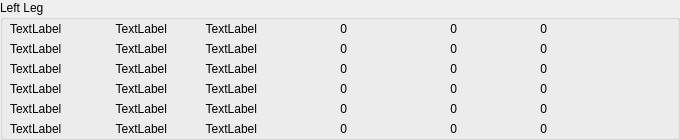
       <widget class="QGroupBox" name="groupBox_9">
        <property name="geometry">
         <rect>
          <x>20</x>
          <y>380</y>
          <width>680</width>
          <height>140</height>
         </rect>
        </property>
        <property name="title">
         <string>Left Leg</string>
        </property>
        <widget class="QLabel" name="jstate_31">
         <property name="geometry">
          <rect>
           <x>100</x>
           <y>20</y>
           <width>67</width>
           <height>17</height>
          </rect>
         </property>
         <property name="text">
          <string>TextLabel</string>
         </property>
         <property name="alignment">
          <set>Qt::AlignRight|Qt::AlignTrailing|Qt::AlignVCenter</set>
         </property>
        </widget>
        <widget class="QLabel" name="jmax_31">
         <property name="geometry">
          <rect>
           <x>390</x>
           <y>80</y>
           <width>67</width>
           <height>17</height>
          </rect>
         </property>
         <property name="text">
          <string>0</string>
         </property>
         <property name="alignment">
          <set>Qt::AlignRight|Qt::AlignTrailing|Qt::AlignVCenter</set>
         </property>
        </widget>
        <widget class="QLabel" name="jrawstate_31">
         <property name="geometry">
          <rect>
           <x>190</x>
           <y>120</y>
           <width>67</width>
           <height>17</height>
          </rect>
         </property>
         <property name="text">
          <string>TextLabel</string>
         </property>
         <property name="alignment">
          <set>Qt::AlignRight|Qt::AlignTrailing|Qt::AlignVCenter</set>
         </property>
        </widget>
        <widget class="QLabel" name="jmax_32">
         <property name="geometry">
          <rect>
           <x>390</x>
           <y>100</y>
           <width>67</width>
           <height>17</height>
          </rect>
         </property>
         <property name="text">
          <string>0</string>
         </property>
         <property name="alignment">
          <set>Qt::AlignRight|Qt::AlignTrailing|Qt::AlignVCenter</set>
         </property>
        </widget>
        <widget class="QLabel" name="jmin_31">
         <property name="geometry">
          <rect>
           <x>280</x>
           <y>80</y>
           <width>67</width>
           <height>17</height>
          </rect>
         </property>
         <property name="text">
          <string>0</string>
         </property>
         <property name="alignment">
          <set>Qt::AlignRight|Qt::AlignTrailing|Qt::AlignVCenter</set>
         </property>
        </widget>
        <widget class="QLabel" name="jname_31">
         <property name="geometry">
          <rect>
           <x>10</x>
           <y>100</y>
           <width>67</width>
           <height>17</height>
          </rect>
         </property>
         <property name="text">
          <string>TextLabel</string>
         </property>
         <property name="alignment">
          <set>Qt::AlignJustify|Qt::AlignVCenter</set>
         </property>
        </widget>
        <widget class="QLabel" name="jmax_33">
         <property name="geometry">
          <rect>
           <x>390</x>
           <y>20</y>
           <width>67</width>
           <height>17</height>
          </rect>
         </property>
         <property name="text">
          <string>0</string>
         </property>
         <property name="alignment">
          <set>Qt::AlignRight|Qt::AlignTrailing|Qt::AlignVCenter</set>
         </property>
        </widget>
        <widget class="QLabel" name="jname_32">
         <property name="geometry">
          <rect>
           <x>10</x>
           <y>20</y>
           <width>67</width>
           <height>17</height>
          </rect>
         </property>
         <property name="text">
          <string>TextLabel</string>
         </property>
         <property name="alignment">
          <set>Qt::AlignJustify|Qt::AlignVCenter</set>
         </property>
        </widget>
        <widget class="QLabel" name="jstate_32">
         <property name="geometry">
          <rect>
           <x>100</x>
           <y>60</y>
           <width>67</width>
           <height>17</height>
          </rect>
         </property>
         <property name="text">
          <string>TextLabel</string>
         </property>
         <property name="alignment">
          <set>Qt::AlignRight|Qt::AlignTrailing|Qt::AlignVCenter</set>
         </property>
        </widget>
        <widget class="QLabel" name="jrawstate_32">
         <property name="geometry">
          <rect>
           <x>190</x>
           <y>40</y>
           <width>67</width>
           <height>17</height>
          </rect>
         </property>
         <property name="text">
          <string>TextLabel</string>
         </property>
         <property name="alignment">
          <set>Qt::AlignRight|Qt::AlignTrailing|Qt::AlignVCenter</set>
         </property>
        </widget>
        <widget class="QLabel" name="jmax_34">
         <property name="geometry">
          <rect>
           <x>390</x>
           <y>40</y>
           <width>67</width>
           <height>17</height>
          </rect>
         </property>
         <property name="text">
          <string>0</string>
         </property>
         <property name="alignment">
          <set>Qt::AlignRight|Qt::AlignTrailing|Qt::AlignVCenter</set>
         </property>
        </widget>
        <widget class="QLabel" name="jmin_32">
         <property name="geometry">
          <rect>
           <x>280</x>
           <y>120</y>
           <width>67</width>
           <height>17</height>
          </rect>
         </property>
         <property name="text">
          <string>0</string>
         </property>
         <property name="alignment">
          <set>Qt::AlignRight|Qt::AlignTrailing|Qt::AlignVCenter</set>
         </property>
        </widget>
        <widget class="QLabel" name="jrawstate_33">
         <property name="geometry">
          <rect>
           <x>190</x>
           <y>20</y>
           <width>67</width>
           <height>17</height>
          </rect>
         </property>
         <property name="text">
          <string>TextLabel</string>
         </property>
         <property name="alignment">
          <set>Qt::AlignRight|Qt::AlignTrailing|Qt::AlignVCenter</set>
         </property>
        </widget>
        <widget class="QLabel" name="jmin_33">
         <property name="geometry">
          <rect>
           <x>280</x>
           <y>40</y>
           <width>67</width>
           <height>17</height>
          </rect>
         </property>
         <property name="text">
          <string>0</string>
         </property>
         <property name="alignment">
          <set>Qt::AlignRight|Qt::AlignTrailing|Qt::AlignVCenter</set>
         </property>
        </widget>
        <widget class="QLabel" name="jrawstate_34">
         <property name="geometry">
          <rect>
           <x>190</x>
           <y>100</y>
           <width>67</width>
           <height>17</height>
          </rect>
         </property>
         <property name="text">
          <string>TextLabel</string>
         </property>
         <property name="alignment">
          <set>Qt::AlignRight|Qt::AlignTrailing|Qt::AlignVCenter</set>
         </property>
        </widget>
        <widget class="QLabel" name="jrawstate_35">
         <property name="geometry">
          <rect>
           <x>190</x>
           <y>60</y>
           <width>67</width>
           <height>17</height>
          </rect>
         </property>
         <property name="text">
          <string>TextLabel</string>
         </property>
         <property name="alignment">
          <set>Qt::AlignRight|Qt::AlignTrailing|Qt::AlignVCenter</set>
         </property>
        </widget>
        <widget class="QLabel" name="jmin_34">
         <property name="geometry">
          <rect>
           <x>280</x>
           <y>60</y>
           <width>67</width>
           <height>17</height>
          </rect>
         </property>
         <property name="text">
          <string>0</string>
         </property>
         <property name="alignment">
          <set>Qt::AlignRight|Qt::AlignTrailing|Qt::AlignVCenter</set>
         </property>
        </widget>
        <widget class="QLabel" name="jstate_33">
         <property name="geometry">
          <rect>
           <x>100</x>
           <y>120</y>
           <width>67</width>
           <height>17</height>
          </rect>
         </property>
         <property name="text">
          <string>TextLabel</string>
         </property>
         <property name="alignment">
          <set>Qt::AlignRight|Qt::AlignTrailing|Qt::AlignVCenter</set>
         </property>
        </widget>
        <widget class="QLabel" name="jmin_35">
         <property name="geometry">
          <rect>
           <x>280</x>
           <y>100</y>
           <width>67</width>
           <height>17</height>
          </rect>
         </property>
         <property name="text">
          <string>0</string>
         </property>
         <property name="alignment">
          <set>Qt::AlignRight|Qt::AlignTrailing|Qt::AlignVCenter</set>
         </property>
        </widget>
        <widget class="QLabel" name="jrawstate_36">
         <property name="geometry">
          <rect>
           <x>190</x>
           <y>80</y>
           <width>67</width>
           <height>17</height>
          </rect>
         </property>
         <property name="text">
          <string>TextLabel</string>
         </property>
         <property name="alignment">
          <set>Qt::AlignRight|Qt::AlignTrailing|Qt::AlignVCenter</set>
         </property>
        </widget>
        <widget class="QLabel" name="jmin_36">
         <property name="geometry">
          <rect>
           <x>280</x>
           <y>20</y>
           <width>67</width>
           <height>17</height>
          </rect>
         </property>
         <property name="text">
          <string>0</string>
         </property>
         <property name="alignment">
          <set>Qt::AlignRight|Qt::AlignTrailing|Qt::AlignVCenter</set>
         </property>
        </widget>
        <widget class="QLabel" name="jname_33">
         <property name="geometry">
          <rect>
           <x>10</x>
           <y>120</y>
           <width>67</width>
           <height>17</height>
          </rect>
         </property>
         <property name="text">
          <string>TextLabel</string>
         </property>
         <property name="alignment">
          <set>Qt::AlignJustify|Qt::AlignVCenter</set>
         </property>
        </widget>
        <widget class="QLabel" name="jstate_34">
         <property name="geometry">
          <rect>
           <x>100</x>
           <y>100</y>
           <width>67</width>
           <height>17</height>
          </rect>
         </property>
         <property name="text">
          <string>TextLabel</string>
         </property>
         <property name="alignment">
          <set>Qt::AlignRight|Qt::AlignTrailing|Qt::AlignVCenter</set>
         </property>
        </widget>
        <widget class="QLabel" name="jmax_35">
         <property name="geometry">
          <rect>
           <x>390</x>
           <y>60</y>
           <width>67</width>
           <height>17</height>
          </rect>
         </property>
         <property name="text">
          <string>0</string>
         </property>
         <property name="alignment">
          <set>Qt::AlignRight|Qt::AlignTrailing|Qt::AlignVCenter</set>
         </property>
        </widget>
        <widget class="QLabel" name="jname_34">
         <property name="geometry">
          <rect>
           <x>10</x>
           <y>80</y>
           <width>67</width>
           <height>17</height>
          </rect>
         </property>
         <property name="text">
          <string>TextLabel</string>
         </property>
         <property name="alignment">
          <set>Qt::AlignJustify|Qt::AlignVCenter</set>
         </property>
        </widget>
        <widget class="QLabel" name="jname_35">
         <property name="geometry">
          <rect>
           <x>10</x>
           <y>40</y>
           <width>67</width>
           <height>17</height>
          </rect>
         </property>
         <property name="text">
          <string>TextLabel</string>
         </property>
         <property name="alignment">
          <set>Qt::AlignJustify|Qt::AlignVCenter</set>
         </property>
        </widget>
        <widget class="QLabel" name="jname_36">
         <property name="geometry">
          <rect>
           <x>10</x>
           <y>60</y>
           <width>67</width>
           <height>17</height>
          </rect>
         </property>
         <property name="text">
          <string>TextLabel</string>
         </property>
         <property name="alignment">
          <set>Qt::AlignJustify|Qt::AlignVCenter</set>
         </property>
        </widget>
        <widget class="QLabel" name="jstate_35">
         <property name="geometry">
          <rect>
           <x>100</x>
           <y>40</y>
           <width>67</width>
           <height>17</height>
          </rect>
         </property>
         <property name="text">
          <string>TextLabel</string>
         </property>
         <property name="alignment">
          <set>Qt::AlignRight|Qt::AlignTrailing|Qt::AlignVCenter</set>
         </property>
        </widget>
        <widget class="QLabel" name="jmax_36">
         <property name="geometry">
          <rect>
           <x>390</x>
           <y>120</y>
           <width>67</width>
           <height>17</height>
          </rect>
         </property>
         <property name="text">
          <string>0</string>
         </property>
         <property name="alignment">
          <set>Qt::AlignRight|Qt::AlignTrailing|Qt::AlignVCenter</set>
         </property>
        </widget>
        <widget class="QLabel" name="jstate_36">
         <property name="geometry">
          <rect>
           <x>100</x>
           <y>80</y>
           <width>67</width>
           <height>17</height>
          </rect>
         </property>
         <property name="text">
          <string>TextLabel</string>
         </property>
         <property name="alignment">
          <set>Qt::AlignRight|Qt::AlignTrailing|Qt::AlignVCenter</set>
         </property>
        </widget>
        <widget class="QLabel" name="jmax_49">
         <property name="geometry">
          <rect>
           <x>480</x>
           <y>60</y>
           <width>67</width>
           <height>17</height>
          </rect>
         </property>
         <property name="text">
          <string>0</string>
         </property>
         <property name="alignment">
          <set>Qt::AlignRight|Qt::AlignTrailing|Qt::AlignVCenter</set>
         </property>
        </widget>
        <widget class="QLabel" name="jmax_50">
         <property name="geometry">
          <rect>
           <x>480</x>
           <y>100</y>
           <width>67</width>
           <height>17</height>
          </rect>
         </property>
         <property name="text">
          <string>0</string>
         </property>
         <property name="alignment">
          <set>Qt::AlignRight|Qt::AlignTrailing|Qt::AlignVCenter</set>
         </property>
        </widget>
        <widget class="QLabel" name="jmax_51">
         <property name="geometry">
          <rect>
           <x>480</x>
           <y>80</y>
           <width>67</width>
           <height>17</height>
          </rect>
         </property>
         <property name="text">
          <string>0</string>
         </property>
         <property name="alignment">
          <set>Qt::AlignRight|Qt::AlignTrailing|Qt::AlignVCenter</set>
         </property>
        </widget>
        <widget class="QLabel" name="jmax_52">
         <property name="geometry">
          <rect>
           <x>480</x>
           <y>20</y>
           <width>67</width>
           <height>17</height>
          </rect>
         </property>
         <property name="text">
          <string>0</string>
         </property>
         <property name="alignment">
          <set>Qt::AlignRight|Qt::AlignTrailing|Qt::AlignVCenter</set>
         </property>
        </widget>
        <widget class="QLabel" name="jmax_53">
         <property name="geometry">
          <rect>
           <x>480</x>
           <y>40</y>
           <width>67</width>
           <height>17</height>
          </rect>
         </property>
         <property name="text">
          <string>0</string>
         </property>
         <property name="alignment">
          <set>Qt::AlignRight|Qt::AlignTrailing|Qt::AlignVCenter</set>
         </property>
        </widget>
        <widget class="QLabel" name="jmax_54">
         <property name="geometry">
          <rect>
           <x>480</x>
           <y>120</y>
           <width>67</width>
           <height>17</height>
          </rect>
         </property>
         <property name="text">
          <string>0</string>
         </property>
         <property name="alignment">
          <set>Qt::AlignRight|Qt::AlignTrailing|Qt::AlignVCenter</set>
         </property>
        </widget>
       </widget>
